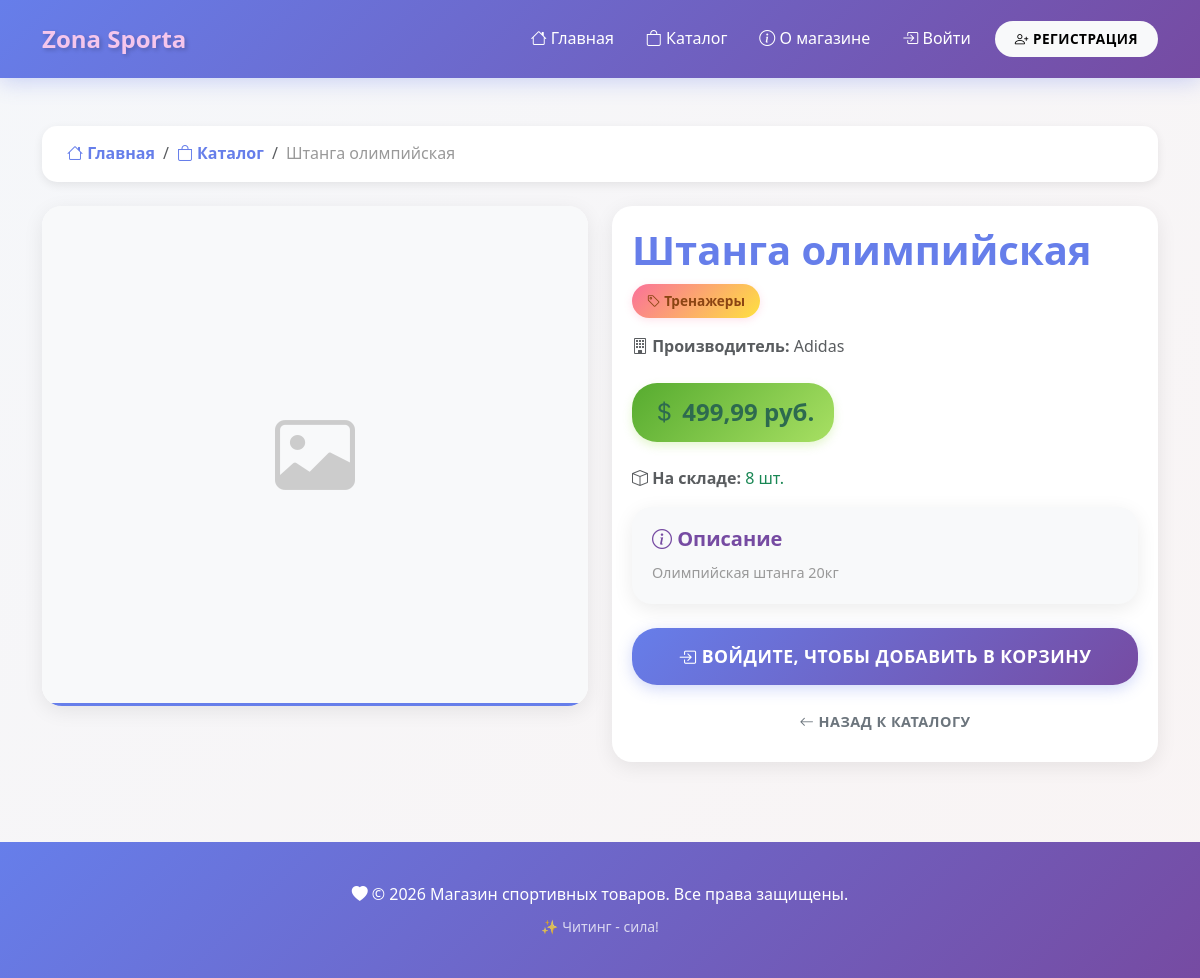
The app's page /catalog/2/ with its own data.
### shop/models.py (models this page shows, shortened)
class Product(models.Model):
    name = models.CharField(
        max_length=200,
        verbose_name="Название товара"
    )
    description = models.TextField(
        verbose_name="Описание товара"
    )
    image = models.ImageField(
        upload_to='products/%Y/%m/%d/',
        verbose_name="Фото товара"
    )
    price = models.DecimalField(
        max_digits=10,
        decimal_places=2,
        validators=[MinValueValidator(0, 'Цена не может быть отрицательной')],
        verbose_name="Цена"
    )
    stock_quantity = models.IntegerField(
        validators=[MinValueValidator(0, 'Количество не может быть отрицательным')],
        verbose_name="Количество на складе"
    )
    category = models.ForeignKey(
        Category,
        on_delete=models.CASCADE,
        related_name='products',
        verbose_name="Категория"
    )
    manufacturer = models.ForeignKey(
        Manufacturer,
        on_delete=models.CASCADE,
        related_name='products',
        verbose_name="Производитель"
    )
    created_at = models.DateTimeField(
        auto_now_add=True,
        verbose_name="Дата создания"
    )
    updated_at = models.DateTimeField(
        auto_now=True,
        verbose_name="Дата обновления"
    )
    class Meta:
        verbose_name = "Товар"
        verbose_name_plural = "Товары"
        ordering = ['-created_at']

class Category(models.Model):
    name = models.CharField(
        max_length=100,
        verbose_name="Название категории"
    )
    description = models.TextField(
        blank=True,
        null=True,
        verbose_name="Описание категории"
    )
    class Meta:
        verbose_name = "Категория товара"
        verbose_name_plural = "Категории товаров"
        ordering = ['name']

class Manufacturer(models.Model):
    name = models.CharField(
        max_length=100,
        verbose_name="Название производителя"
    )
    country = models.CharField(
        max_length=100,
        verbose_name="Страна"
    )
    description = models.TextField(
        blank=True,
        null=True,
        verbose_name="Описание производителя"
    )
    class Meta:
        verbose_name = "Производитель"
        verbose_name_plural = "Производители"
        ordering = ['name']

### shop/views.py (the view)
# urls.py: path('catalog/<int:pk>/', views.product_detail, name='product_detail'),
def product_detail(request, pk):
    product = get_object_or_404(Product, pk=pk)
    context = {'product': product}
    return render(request, 'shop/product_detail.html', context)

### templates/shop/product_detail.html (shortened to what this page needs)
{% extends 'base.html' %}
{% load static %}
{% block content %}
<nav aria-label="breadcrumb" class="mb-4">
    <ol class="breadcrumb">
        <li class="breadcrumb-item">
            <a href="{% url 'shop:home' %}"><i class="bi bi-house"></i> Главная</a>
        </li>
        <li class="breadcrumb-item">
            <a href="{% url 'shop:product_list' %}"><i class="bi bi-bag"></i> Каталог</a>
        </li>
        <li class="breadcrumb-item active" aria-current="page">{{ product.name }}</li>
    </ol>
</nav>
<div class="row g-4">
    <div class="col-md-6">
        <div class="card">
            {% if product.image %}
            <img src="{{ product.image.url }}" class="card-img-top" alt="{{ product.name }}" style="max-height: 500px; object-fit: contain;">
            {% else %}
            <div class="card-img-top d-flex align-items-center justify-content-center bg-light" style="height: 500px;">
                <i class="bi bi-image" style="font-size: 5rem; color: #ccc;"></i>
            </div>
            {% endif %}
        </div>
    </div>
    <div class="col-md-6">
        <div class="card h-100">
            <div class="card-body">
                <h1 class="card-title" style="color: #667eea;">{{ product.name }}</h1>
                <div class="mb-3">
                    <span class="category-badge">
                        <i class="bi bi-tag"></i> {{ product.category.name }}
                    </span>
                </div>
                <p class="text-muted">
                    <i class="bi bi-building"></i> <strong>Производитель:</strong> {{ product.manufacturer.name }}
                </p>
                <div class="my-4">
                    <span class="price-tag" style="font-size: 1.5rem; padding: 10px 20px;">
                        <i class="bi bi-currency-dollar"></i> {{ product.price }} руб.
                    </span>
                </div>
                <p class="text-muted">
                    <i class="bi bi-box"></i> <strong>На складе:</strong>
                    {% if product.stock_quantity > 0 %}
                        <span class="text-success">{{ product.stock_quantity }} шт.</span>
                    {% else %}
                        <span class="text-danger">Нет в наличии</span>
                    {% endif %}
                </p>
                <div class="card bg-light mb-4">
                    <div class="card-body">
                        <h5 class="card-title" style="color: #764ba2;">
                            <i class="bi bi-info-circle"></i> Описание
                        </h5>
                        <p class="card-text">{{ product.description }}</p>
                    </div>
                </div>
                {% if user.is_authenticated %}
                    {% if product.stock_quantity > 0 %}
                    <button class="btn btn-success btn-lg w-100 add-to-cart-btn" data-product-id="{{ product.pk }}">
                        <i class="bi bi-cart-plus"></i> Добавить в корзину
                    </button>
                    {% else %}
                    <button class="btn btn-secondary btn-lg w-100" disabled>
                        <i class="bi bi-x-circle"></i> Нет в наличии
                    </button>
                    {% endif %}
                {% else %}
                <a href="{% url 'shop:login' %}" class="btn btn-primary btn-lg w-100">
                    <i class="bi bi-box-arrow-in-right"></i> Войдите, чтобы добавить в корзину
                </a>
                {% endif %}
                <div class="mt-3">
                    <a href="{% url 'shop:product_list' %}" class="btn btn-outline-secondary w-100">
                        <i class="bi bi-arrow-left"></i> Назад к каталогу
                    </a>
                </div>
            </div>
        </div>
    </div>
</div>
{% endblock %}

### static/css/style.css (style rules this page uses)
:root { --primary-gradient: linear-gradient(135deg, #667eea 0%, #764ba2 100%); --success-gradient: linear-gradient(135deg, #56ab2f 0%, #a8e063 100%); --danger-gradient: linear-gradient(135deg, #ff6b6b 0%, #ee5a6f 100%); --info-gradient: linear-gradient(135deg, #4facfe 0%, #00f2fe 100%); --warning-gradient: linear-gradient(135deg, #fa709a 0%, #fee140 100%); --primary-color: #667eea; --secondary-color: #764ba2; --accent-color: #f5c6ec; --success-color: #a8e6cf; --warning-color: #ffd3b6; --danger-color: #ff6b6b; --text-dark: #5a5a5a; --text-light: #999; --bg-light: #f5f7fa; }
* { margin: 0; padding: 0; box-sizing: border-box; }
body { font-family: 'Segoe UI', Tahoma, Geneva, Verdana, sans-serif; background: linear-gradient(135deg, #f5f7fa 0%, #f9f4f4 100%); color: var(--text-dark); line-height: 1.6; min-height: 100vh; }
.btn { border-radius: 25px; padding: 10px 25px; font-weight: 600; border: none; transition: all 0.3s ease; text-transform: uppercase; letter-spacing: 0.5px; font-size: 0.9rem; }
.btn-primary { background: var(--primary-gradient); color: white; box-shadow: 0 4px 15px rgba(102, 126, 234, 0.3); }
.btn-lg { padding: 15px 35px; font-size: 1.1rem; }
.card { border: none; border-radius: 20px; box-shadow: 0 5px 20px rgba(0,0,0,0.08); transition: all 0.4s ease; background: white; overflow: hidden; }
.card-img-top { border-bottom: 3px solid var(--primary-color); transition: transform 0.3s ease; }
.card-body { padding: 20px; }
.card-title { color: var(--primary-color); font-weight: 700; margin-bottom: 10px; }
.card-text { color: var(--text-light); font-size: 0.9rem; }
.price-tag { background: var(--success-gradient); color: #2d6a4f; padding: 8px 20px; border-radius: 25px; font-weight: 700; font-size: 1.1rem; display: inline-block; box-shadow: 0 4px 10px rgba(168, 224, 99, 0.3); }
.category-badge { background: var(--warning-gradient); color: #8b4513; padding: 6px 15px; border-radius: 20px; font-size: 0.85rem; font-weight: 600; display: inline-block; box-shadow: 0 2px 8px rgba(250, 112, 154, 0.2); }
h1, h2, h3, h4, h5, h6 { color: var(--primary-color); font-weight: 700; margin-bottom: 1.5rem; }
h1 { font-size: 2.5rem; }
.breadcrumb { background: white; border-radius: 15px; padding: 15px 25px; box-shadow: 0 3px 10px rgba(0,0,0,0.08); }
.breadcrumb-item a { color: var(--primary-color); text-decoration: none; font-weight: 600; }
.breadcrumb-item.active { color: var(--text-light); }

### records on screen
Product: name "Штанга олимпийская", category.name "Тренажеры", manufacturer.name "Adidas", price "499,99", stock_quantity "8", description "Олимпийская штанга 20кг"
